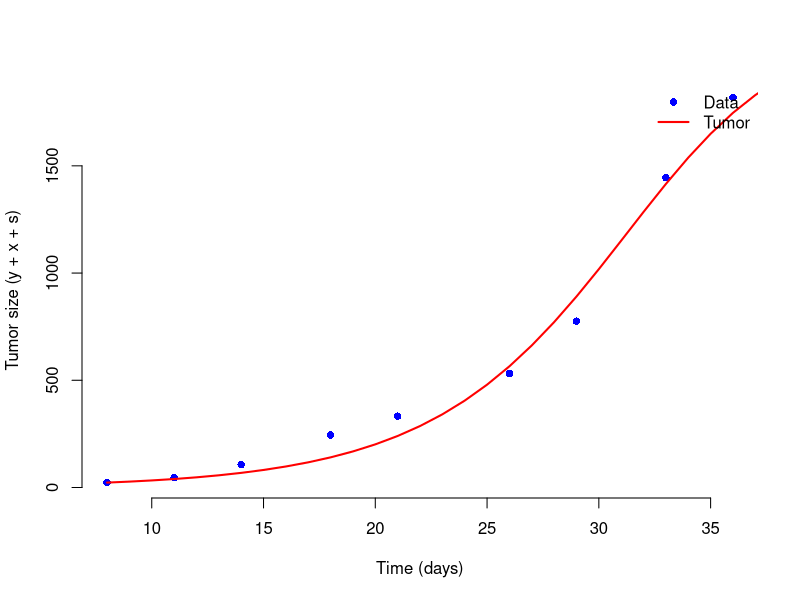

This figure's R source:
rm(list=ls())
library(deSolve)

##############################################################################
# Read CSV data
##############################################################################
data.df <- read.csv("../Data/NIS-data.csv", header=TRUE)

TimeData <- data.df$x
TumorData <- data.df$y
TimeSim <- TimeData

K_fixed   <- 2139.258
eps_fixed <- 1.648773

##############################################################################
# Virotherapy Model with r and eps as parameters to estimate
##############################################################################
Viro.model <- function(t, pop, param) {
  # state variables
  y <- pop[1]  # uninfected
  x <- pop[2]  # infected
  v <- pop[3]  # virus
  s <- pop[4]  # syncytia

  # fixed param
  K <- K_fixed
  eps   <- eps_fixed
  

  # parameters to estimate
  r     <- param[1]  # growth rate
  w     <- param[2]  # virus elimination
  rho   <- param[3]  # infected+uninfected => syncytia
  l     <- param[4]  # release of virus
  k_inf <- param[5]  # infection consumption (y, v)
  delta <- param[6]  # infected death
  gamma <- param[7]  # syncytia death
  a     <- param[8]  # virus production
 

  # uninfected logistic
  dy <- r * y * (1 - ((y + x + s)^eps / K^eps)) - rho * x * y - k_inf * y * v
  dx <- k_inf * y * v - delta * x - rho * x * y
  ds <- 2*rho * x * y - gamma * s
  dv <- a * x - w * v - k_inf * y * v + l * gamma * s

  list(c(dy, dx, dv, ds))
}

##############################################################################
# Event: Virus injection at day = 14
##############################################################################
event.dat <- data.frame(
  var   = "v",
  time  = 14,
  value = 2,
  method= "replace"
)

##############################################################################
# Initial conditions
##############################################################################
Init.cond <- c(y=TumorData[1], x=0, v=0, s=0)

##############################################################################
# SSE function
##############################################################################
sse_func <- function(par) {
  param_vec <- par

  out <- lsoda(Init.cond, TimeSim, Viro.model, param_vec, rtol = 1e-8, atol = 1e-10, events=list(data=event.dat))

  model_tumor <- out[,"y"] + out[,"x"] + out[,"s"]
  model_tumor_data <- model_tumor[TimeSim %in% TimeData]

  SSE <- sum((TumorData - model_tumor_data)^2, na.rm=TRUE)
  return(SSE)
}

##############################################################################
# Initial guess and bounds
##############################################################################
init_par <- c(
  r=0.2,
  w=0.3,
  rho=0.141,
  l=0.1,
  k_inf=0.000591,
  delta=1.119,
  gamma=0.1,
  a=0.9
)

lower_bounds <- c(
  0.01,  0, 0.01, 0, 0.000001, 0.01, 0.01, 0
)

upper_bounds <- c(
  1,   1,  1, 1, 0.0001,    2,     10,    10
)

##############################################################################
# Optimization
##############################################################################
fit <- optim(
  par   = init_par,
  fn    = sse_func,
  method= "L-BFGS-B",
  lower = lower_bounds,
  upper = upper_bounds
)

best_par <- fit$par
print(best_par)

##############################################################################
# Simulate with best-fit parameters
##############################################################################
Time <- seq(from=TimeData[1], to=360, by=1)
out_best <- lsoda(Init.cond, Time, Viro.model, best_par, rtol = 1e-8, atol = 1e-10, events=list(data=event.dat))
out_best_df <- as.data.frame(out_best)
out_best_df$tumor <- out_best_df$y + out_best_df$x + out_best_df$s

##############################################################################
# Plot
##############################################################################
plot(TimeData, TumorData, pch=16, col="blue",
     xlab="Time (days)", ylab="Tumor size (y + x + s)", bty="n")
lines(out_best_df$time, out_best_df$tumor, col="red", lwd=2)

legend("topright", legend=c("Data","Tumor"),
       col=c("blue","red"),
       pch=c(16, NA), lty=c(NA, 1), lwd=c(NA, 2), bty="n")
